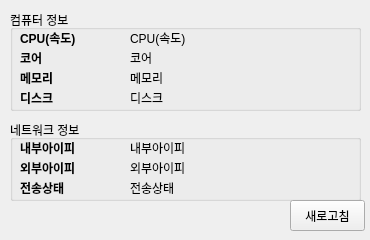
<?xml version="1.0" encoding="UTF-8"?>
<ui version="4.0">
 <class>Form</class>
 <widget class="QWidget" name="Form">
  <property name="geometry">
   <rect>
    <x>0</x>
    <y>0</y>
    <width>370</width>
    <height>240</height>
   </rect>
  </property>
  <property name="minimumSize">
   <size>
    <width>370</width>
    <height>240</height>
   </size>
  </property>
  <property name="maximumSize">
   <size>
    <width>370</width>
    <height>240</height>
   </size>
  </property>
  <property name="windowTitle">
   <string>내 컴퓨터 정보</string>
  </property>
  <widget class="QGroupBox" name="groupBox_3">
   <property name="geometry">
    <rect>
     <x>10</x>
     <y>120</y>
     <width>351</width>
     <height>81</height>
    </rect>
   </property>
   <property name="title">
    <string>네트워크 정보</string>
   </property>
   <widget class="QLabel" name="lblExtraNet">
    <property name="geometry">
     <rect>
      <x>120</x>
      <y>40</y>
      <width>221</width>
      <height>16</height>
     </rect>
    </property>
    <property name="text">
     <string>외부아이피</string>
    </property>
   </widget>
   <widget class="QLabel" name="lblInnerNet">
    <property name="geometry">
     <rect>
      <x>120</x>
      <y>20</y>
      <width>221</width>
      <height>16</height>
     </rect>
    </property>
    <property name="text">
     <string>내부아이피</string>
    </property>
   </widget>
   <widget class="QLabel" name="label">
    <property name="geometry">
     <rect>
      <x>10</x>
      <y>20</y>
      <width>101</width>
      <height>16</height>
     </rect>
    </property>
    <property name="styleSheet">
     <string notr="true">font-weight: bold;</string>
    </property>
    <property name="text">
     <string>내부아이피</string>
    </property>
   </widget>
   <widget class="QLabel" name="lblNetStat">
    <property name="geometry">
     <rect>
      <x>120</x>
      <y>60</y>
      <width>221</width>
      <height>16</height>
     </rect>
    </property>
    <property name="text">
     <string>전송상태</string>
    </property>
   </widget>
   <widget class="QLabel" name="label_25">
    <property name="geometry">
     <rect>
      <x>10</x>
      <y>40</y>
      <width>101</width>
      <height>16</height>
     </rect>
    </property>
    <property name="styleSheet">
     <string notr="true">font-weight: bold;</string>
    </property>
    <property name="text">
     <string>외부아이피</string>
    </property>
   </widget>
   <widget class="QLabel" name="label_26">
    <property name="geometry">
     <rect>
      <x>10</x>
      <y>60</y>
      <width>101</width>
      <height>16</height>
     </rect>
    </property>
    <property name="styleSheet">
     <string notr="true">font-weight: bold;</string>
    </property>
    <property name="text">
     <string>전송상태</string>
    </property>
   </widget>
  </widget>
  <widget class="QPushButton" name="btnRefresh">
   <property name="geometry">
    <rect>
     <x>290</x>
     <y>200</y>
     <width>75</width>
     <height>31</height>
    </rect>
   </property>
   <property name="text">
    <string>새로고침</string>
   </property>
  </widget>
  <widget class="QGroupBox" name="groupBox_2">
   <property name="geometry">
    <rect>
     <x>10</x>
     <y>10</y>
     <width>351</width>
     <height>101</height>
    </rect>
   </property>
   <property name="title">
    <string>컴퓨터 정보</string>
   </property>
   <widget class="QLabel" name="lblDisk">
    <property name="geometry">
     <rect>
      <x>120</x>
      <y>80</y>
      <width>221</width>
      <height>16</height>
     </rect>
    </property>
    <property name="text">
     <string>디스크</string>
    </property>
   </widget>
   <widget class="QLabel" name="lblCore">
    <property name="geometry">
     <rect>
      <x>120</x>
      <y>40</y>
      <width>221</width>
      <height>16</height>
     </rect>
    </property>
    <property name="text">
     <string>코어</string>
    </property>
   </widget>
   <widget class="QLabel" name="label_3">
    <property name="geometry">
     <rect>
      <x>10</x>
      <y>80</y>
      <width>101</width>
      <height>16</height>
     </rect>
    </property>
    <property name="styleSheet">
     <string notr="true">font-weight: bold;</string>
    </property>
    <property name="text">
     <string>디스크</string>
    </property>
   </widget>
   <widget class="QLabel" name="lblCPU">
    <property name="geometry">
     <rect>
      <x>120</x>
      <y>20</y>
      <width>221</width>
      <height>16</height>
     </rect>
    </property>
    <property name="text">
     <string>CPU(속도)</string>
    </property>
   </widget>
   <widget class="QLabel" name="label_2">
    <property name="geometry">
     <rect>
      <x>10</x>
      <y>20</y>
      <width>101</width>
      <height>16</height>
     </rect>
    </property>
    <property name="styleSheet">
     <string notr="true">font-weight: bold;</string>
    </property>
    <property name="text">
     <string>CPU(속도)</string>
    </property>
   </widget>
   <widget class="QLabel" name="lblMemory">
    <property name="geometry">
     <rect>
      <x>120</x>
      <y>60</y>
      <width>221</width>
      <height>16</height>
     </rect>
    </property>
    <property name="text">
     <string>메모리</string>
    </property>
   </widget>
   <widget class="QLabel" name="label_17">
    <property name="geometry">
     <rect>
      <x>10</x>
      <y>40</y>
      <width>101</width>
      <height>16</height>
     </rect>
    </property>
    <property name="styleSheet">
     <string notr="true">font-weight: bold;</string>
    </property>
    <property name="text">
     <string>코어</string>
    </property>
   </widget>
   <widget class="QLabel" name="label_18">
    <property name="geometry">
     <rect>
      <x>10</x>
      <y>60</y>
      <width>101</width>
      <height>16</height>
     </rect>
    </property>
    <property name="styleSheet">
     <string notr="true">font-weight: bold;</string>
    </property>
    <property name="text">
     <string>메모리</string>
    </property>
   </widget>
  </widget>
 </widget>
 <resources/>
 <connections/>
</ui>
